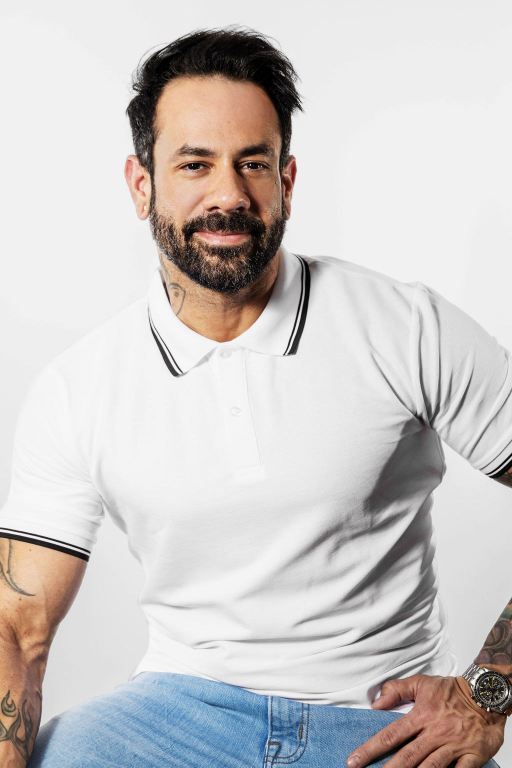
#> input picture brand/bryan-polo.jpg, 1024 x 1535 px (shown at 1/2 size)
$ python unmark.py ../brand/bryan-polo.jpg out.png
#> lines starting #> are read from the running program, lines starting #| are printed output that depends on the picture; after the words box and inside, x2 and y2 are one past the last pixel; in counts of white or black regions, pixels touching at a corner belong together
"""Paint over the Gemini sparkle (bottom-right of a 1024 px square) with nearby texture.
Usage: python3 tools/unmark.py SRC OUT"""
import sys
from PIL import Image, ImageFilter, ImageDraw
im = Image.open(sys.argv[1]).convert('RGB'); W, H = im.size; k = W / 1024
#> further down, im is the input picture: PIL image 1024x1535 RGB; mean R, G, B 204.3, 200.5, 199.4
#> after `W, H = im.size`: W = 1024; H = 1535
#> after `k = W / 1024`: k = 1
box = lambda *v: tuple(round(x * k) for x in v)
src = im.crop(box(840, 935, 930, 1024)); w, h = src.size
#> after `src = im.crop(box(840, 935, 930, 1024))`:
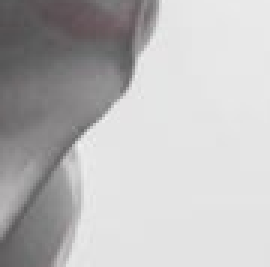
#> src: PIL image 90x89 RGB (shown 3 times larger); mean R, G, B 187.7, 186.6, 187
#> after `w, h = src.size`: w = 90; h = 89
m = Image.new('L', (w, h), 0); ImageDraw.Draw(m).ellipse((w // 9, h // 9, w - w // 9, h - h // 9), fill=255); m = m.filter(ImageFilter.GaussianBlur(5 * k))
#> after `m = Image.new('L', (w, h), 0)`: m: PIL image 90x89 L; every value is 0
#> after `ImageDraw.Draw(m).ellipse((w // 9, h // 9, w - w // 9, h - h // 9), fi`:
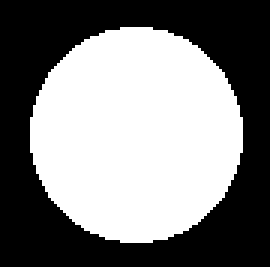
#> m: PIL image 90x89 L (shown 3 times larger); 49.9% white; 1 white region, box (x1, y1, x2, y2) and area: (10, 9, 81, 81) 4000
#> after `m = m.filter(ImageFilter.GaussianBlur(5 * k))`:
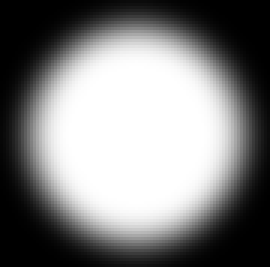
#> m: PIL image 90x89 L (shown 3 times larger); min 0, max 255, mean 127.2
im.paste(src, box(922, 925)[:2], m); im.save(sys.argv[2])
